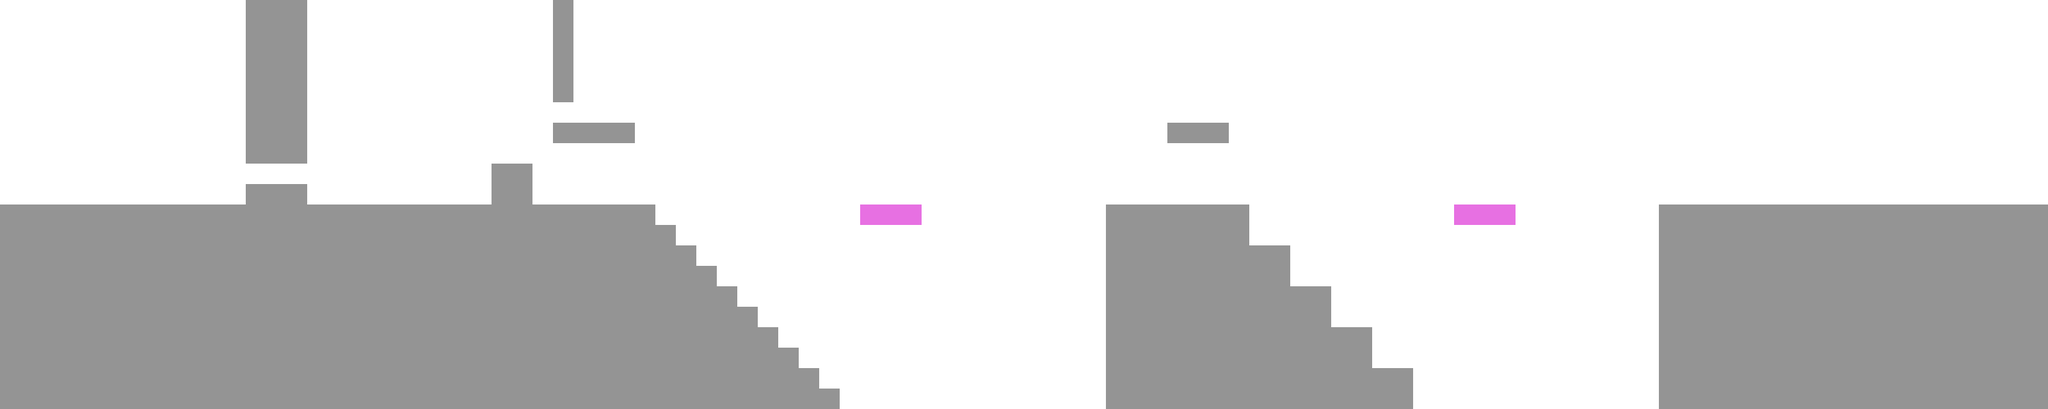

Tiled map render using the project's own tile images. Description and the map definition, with tile-layer contents summarised, below:
An orthogonal 100x20 tile map with 32x32 px tiles, 4 tile layers (backgroundLayer, blockedLayer, moveableLayer1, moveableLayer2) and 16 objects.

<map version="1.2" tiledversion="1.2.3" orientation="orthogonal" renderorder="right-down" width="100" height="20" tilewidth="32" tileheight="32" infinite="0" nextlayerid="8" nextobjectid="20">
 <tileset firstgid="1" name="tileset" tilewidth="32" tileheight="32" tilecount="16" columns="4">
  <image source="tileset.png" width="128" height="128" />
 </tileset>
 <layer id="3" name="backgroundLayer" width="100" height="20">
  <data>[2000 cells, 2000 non-empty, 1 distinct tile ids]</data>
 </layer>
 <layer id="2" name="blockedLayer" width="100" height="20">
  <data>[2000 cells, 708 non-empty, 1 distinct tile ids]</data>
 </layer>
 <objectgroup id="5" name="objectsLayer">
  <object id="2" gid="7" x="928" y="192" width="32" height="32">
   <properties>
    <property name="id" type="int" value="1" />
    <property name="type" value="lever" />
   </properties>
  </object>
  <object id="3" gid="7" x="3136" y="288" width="32" height="32">
   <properties>
    <property name="type" value="exit" />
   </properties>
  </object>
  <object id="4" gid="7" x="96" y="128" width="32" height="32">
   <properties>
    <property name="type" value="playerStart" />
   </properties>
  </object>
  <object id="7" gid="7" x="1856" y="192" width="32" height="32">
   <properties>
    <property name="id" type="int" value="2" />
    <property name="type" value="lever" />
   </properties>
  </object>
  <object id="8" gid="7" x="2400" y="640" width="32" height="32">
   <properties>
    <property name="type" value="spike" />
   </properties>
  </object>
  <object id="9" gid="7" x="2208" y="640" width="32" height="32">
   <properties>
    <property name="type" value="spike" />
   </properties>
  </object>
  <object id="10" gid="7" x="2240" y="640" width="32" height="32">
   <properties>
    <property name="type" value="spike" />
   </properties>
  </object>
  <object id="11" gid="7" x="2272" y="640" width="32" height="32">
   <properties>
    <property name="type" value="spike" />
   </properties>
  </object>
  <object id="12" gid="7" x="2304" y="640" width="32" height="32">
   <properties>
    <property name="type" value="spike" />
   </properties>
  </object>
  <object id="13" gid="7" x="2336" y="640" width="32" height="32">
   <properties>
    <property name="type" value="spike" />
   </properties>
  </object>
  <object id="14" gid="7" x="2368" y="640" width="32" height="32">
   <properties>
    <property name="type" value="spike" />
   </properties>
  </object>
  <object id="15" gid="7" x="2464" y="640" width="32" height="32">
   <properties>
    <property name="type" value="spike" />
   </properties>
  </object>
  <object id="16" gid="7" x="2432" y="640" width="32" height="32">
   <properties>
    <property name="type" value="spike" />
   </properties>
  </object>
  <object id="17" gid="7" x="2496" y="640" width="32" height="32">
   <properties>
    <property name="type" value="spike" />
   </properties>
  </object>
  <object id="18" gid="7" x="2528" y="640" width="32" height="32">
   <properties>
    <property name="type" value="spike" />
   </properties>
  </object>
  <object id="19" gid="7" x="2560" y="640" width="32" height="32">
   <properties>
    <property name="type" value="spike" />
   </properties>
  </object>
 </objectgroup>
 <layer id="4" name="moveableLayer1" width="100" height="20">
  <properties>
   <property name="id" type="int" value="1" />
   <property name="type" value="moveableLayer" />
  </properties>
  <data>[2000 cells, 3 non-empty, 1 distinct tile ids]</data>
 </layer>
 <layer id="7" name="moveableLayer2" width="100" height="20">
  <properties>
   <property name="id" type="int" value="2" />
   <property name="type" value="moveableLayer" />
  </properties>
  <data>[2000 cells, 3 non-empty, 1 distinct tile ids]</data>
 </layer>
</map>